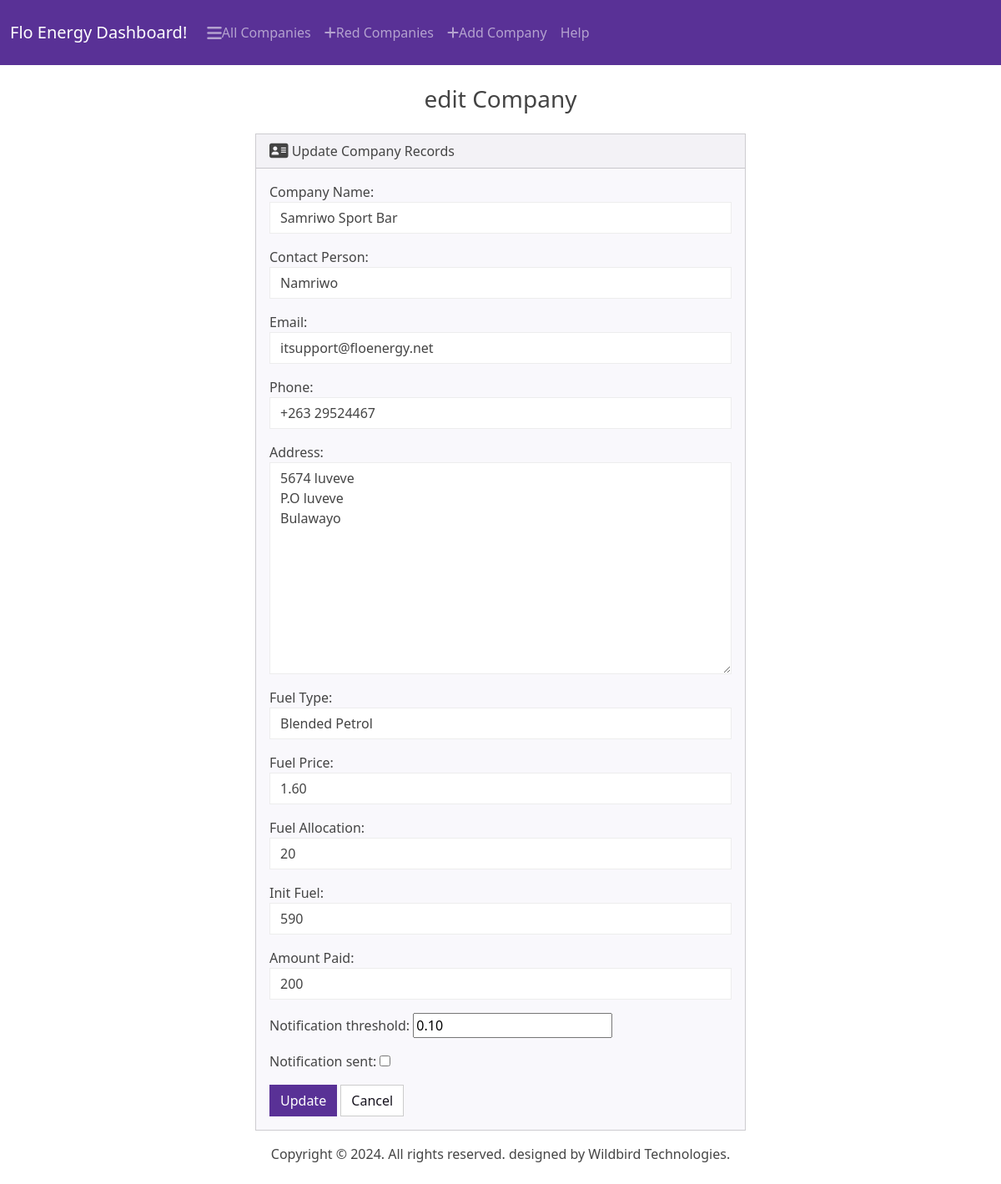
Page /edit/2/ on the committed database.
### flo/models.py (models this page shows)
class Company(models.Model):
    FUEL_TYPE_CHOICES = [
        ('unleaded_petrol', 'Unleaded Petrol'),
        ('blended_petrol', 'Blended Petrol'),
        ('diesel_50', 'Diesel 50'),
        ('regular_diesel', 'Regular Diesel'),
        ]
    company_name = models.CharField(max_length=100)
    contact_person = models.CharField(max_length=100)
    email = models.EmailField(max_length=100)
    phone = models.CharField(max_length=100)
    address = models.TextField()
    fuel_type = models.CharField(max_length=100, choices=FUEL_TYPE_CHOICES)
    fuel_price = models.DecimalField(max_digits=5, decimal_places=2, default=0)
    fuel_allocation = models.DecimalField(max_digits=10, decimal_places=0, default=0)
    init_fuel = models.DecimalField(max_digits=10, decimal_places=0, default=0)
    amount_paid = models.DecimalField(max_digits=10, decimal_places=0, default=0)
    notification_threshold = models.DecimalField(max_digits=10, decimal_places=2, default=0.1)
    notification_sent = models.BooleanField(default=False)

### flo/views.py (the view)
# urls.py: path('edit/<int:id>/', views.edit, name='edit'),
def edit(request, id):
    company = get_object_or_404(Company, id=id)
    if request.method == 'POST':
        form = CompanyForm(request.POST, instance=company)
        if form.is_valid():
            form.save()
            return redirect('index')
    else:
        form = CompanyForm(instance=company)
    return render(request, 'flo/edit.html', {
        'form': form,
        'company': company
    })

### flo/templates/flo/edit.html (shortened to what this page needs)
{% extends 'flo/base.html' %}
{% block body %}
    <h3 class="text-center m-4" >edit Company</h3>
        <div class="row justify-content-center">
            <div class="col-6">
                  <div class="card bg-light mb-3" >
                    <div class="card-header">
                        <i class="fa-solid fa-address-card fa-lg"></i> Update Company Records
                    </div>
                        <div class="card-body">
                            <form action="" method="post">
                                {{ form.as_p }}
                                <button type="submit" class="btn btn-primary" value="Submit" name="Submit">Update</button>
                                <a href="{% url 'index' %}" class="btn btn-secondary">Cancel</a>
                            </form>
                        </div>
                    </div>
                </div>
            </div>
{% endblock %}

### rows in the picture
Company: company_name "Samriwo Sport Bar", contact_person "Namriwo", email "itsupport@floenergy.net", phone "+263 29524467", address "5674 luveve P.O luveve Bulawayo", fuel_type "Blended Petrol", fuel_price "1.60", fuel_allocation "20", init_fuel "590", amount_paid "200", notification_threshold "0.10"
